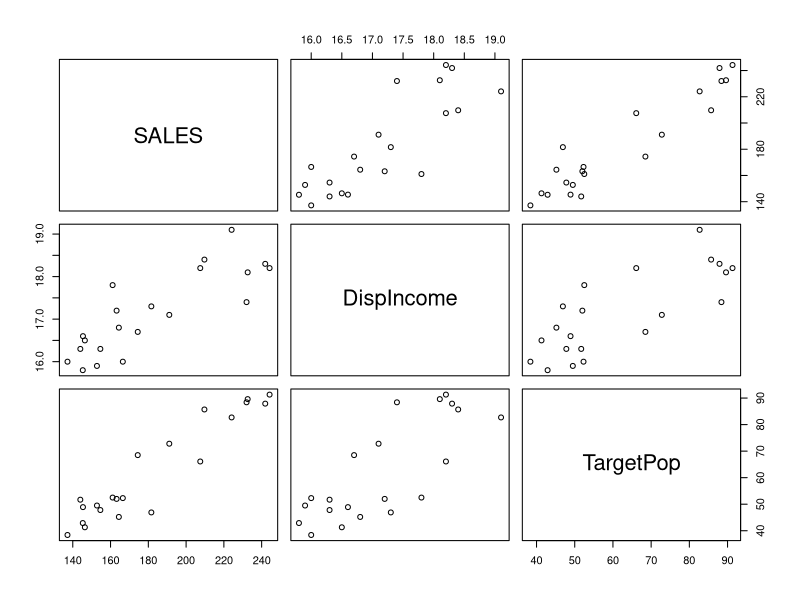
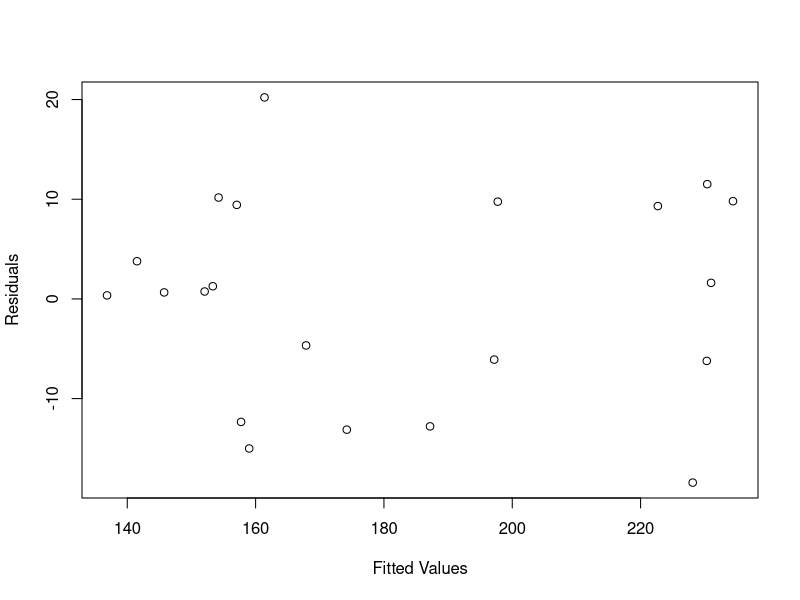
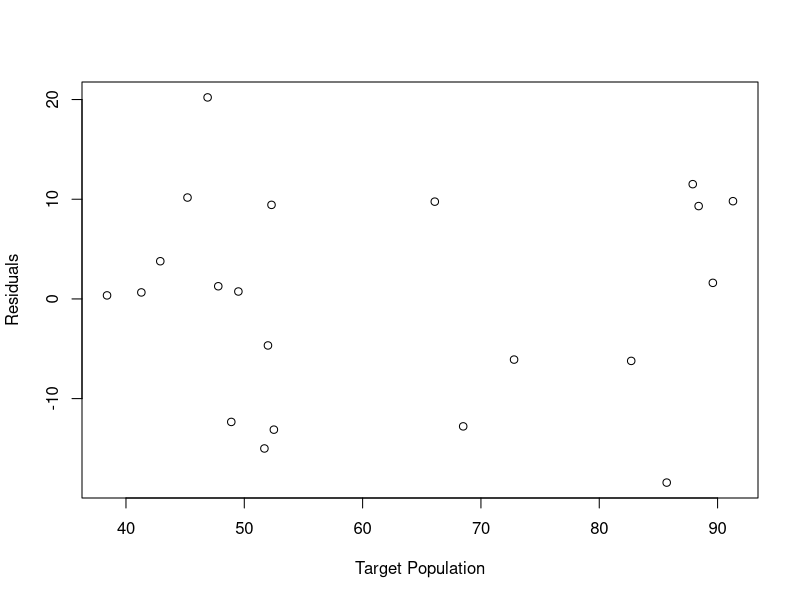
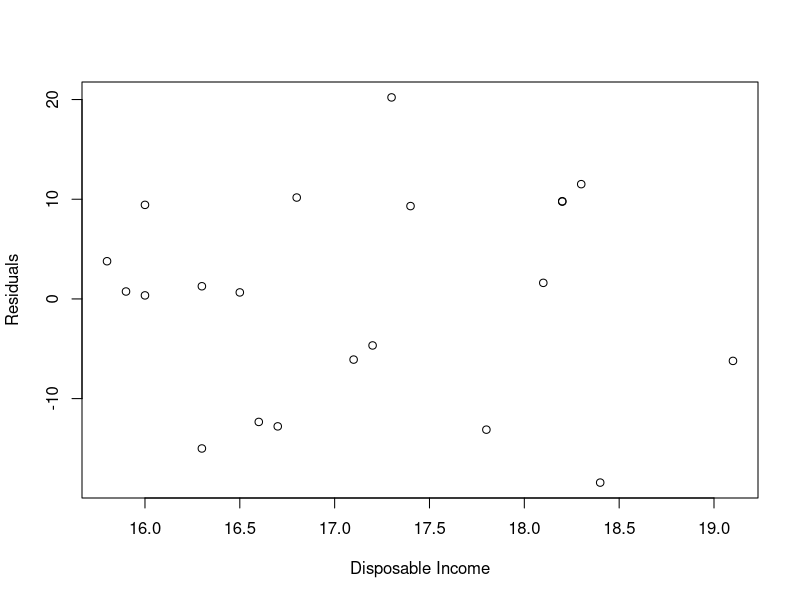

These figures' R source, in order:
## ---- chunk 1
library("ggplot2")
setwd("C:\\Users\\AdamMcQuistan\\Documents\\ISQA 8340\\ch 6")
df <- read.csv("data/ch 6 sales.csv")
df$id = NULL
df <- with(df, data.frame(SALES, DispIncome, TargetPop))

## ---- chunk 2
pairs(df, pch=21)
## ---- chunk 3
result <- lm(SALES ~ DispIncome + TargetPop, data=df)
result_smry <- summary(result)
F_stat <- round(as.numeric(result_smry$fstatistic["value"]),1)
F_crit <- round(qf(0.95, df1=2, df2=result_smry$df[2]),1)
result_smry
## ---- chunk 4
df_model <- result$model[,1:3]
df_model$FittedVals <- result$fitted.values
df_model$Residuals <- result$residuals

plot(x=df_model$FittedVals, y=df_model$Residuals, xlab="Fitted Values", ylab="Residuals")

plot(x=df_model$TargetPop, y=df_model$Residuals, xlab="Target Population", ylab="Residuals")

plot(x=df_model$DispIncome, y=df_model$Residuals, xlab="Disposable Income", ylab="Residuals")
